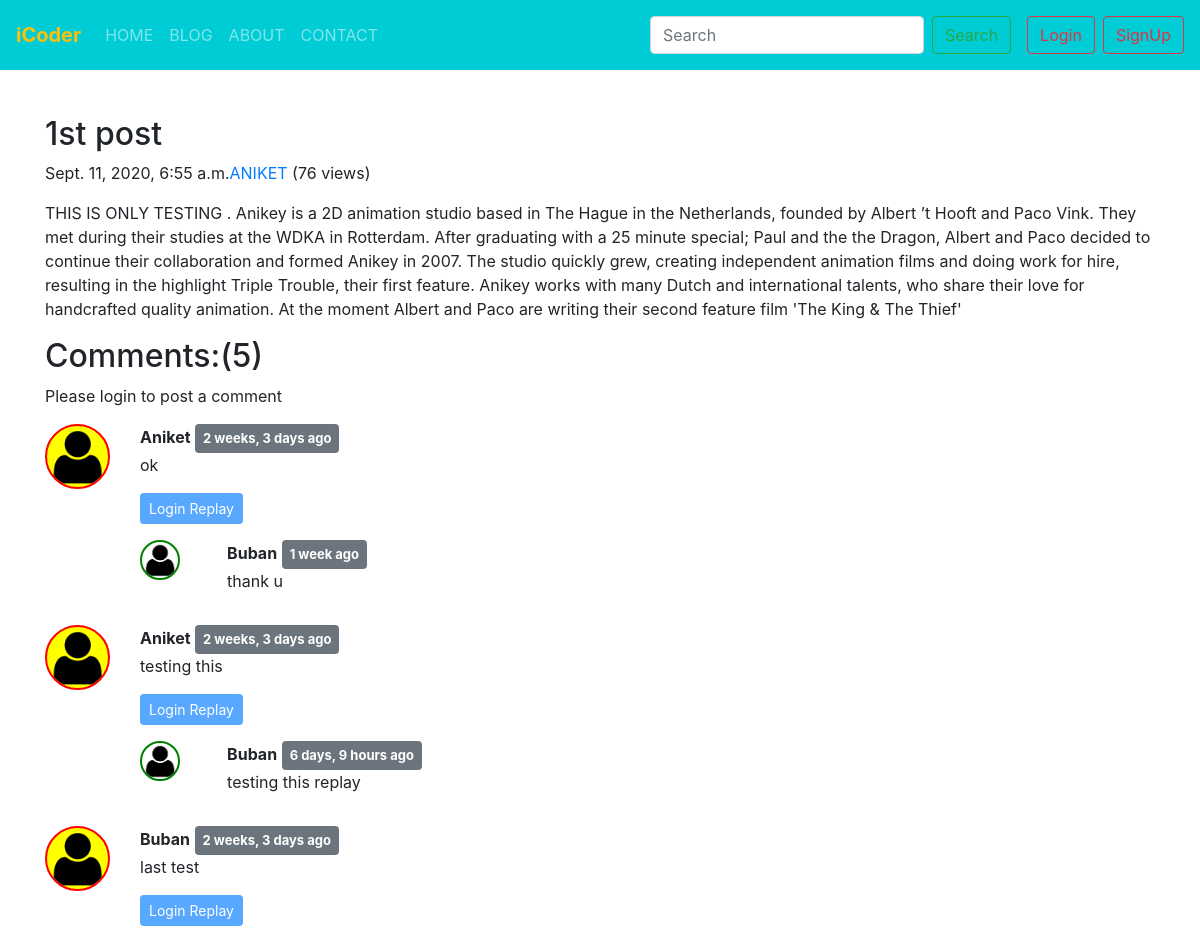
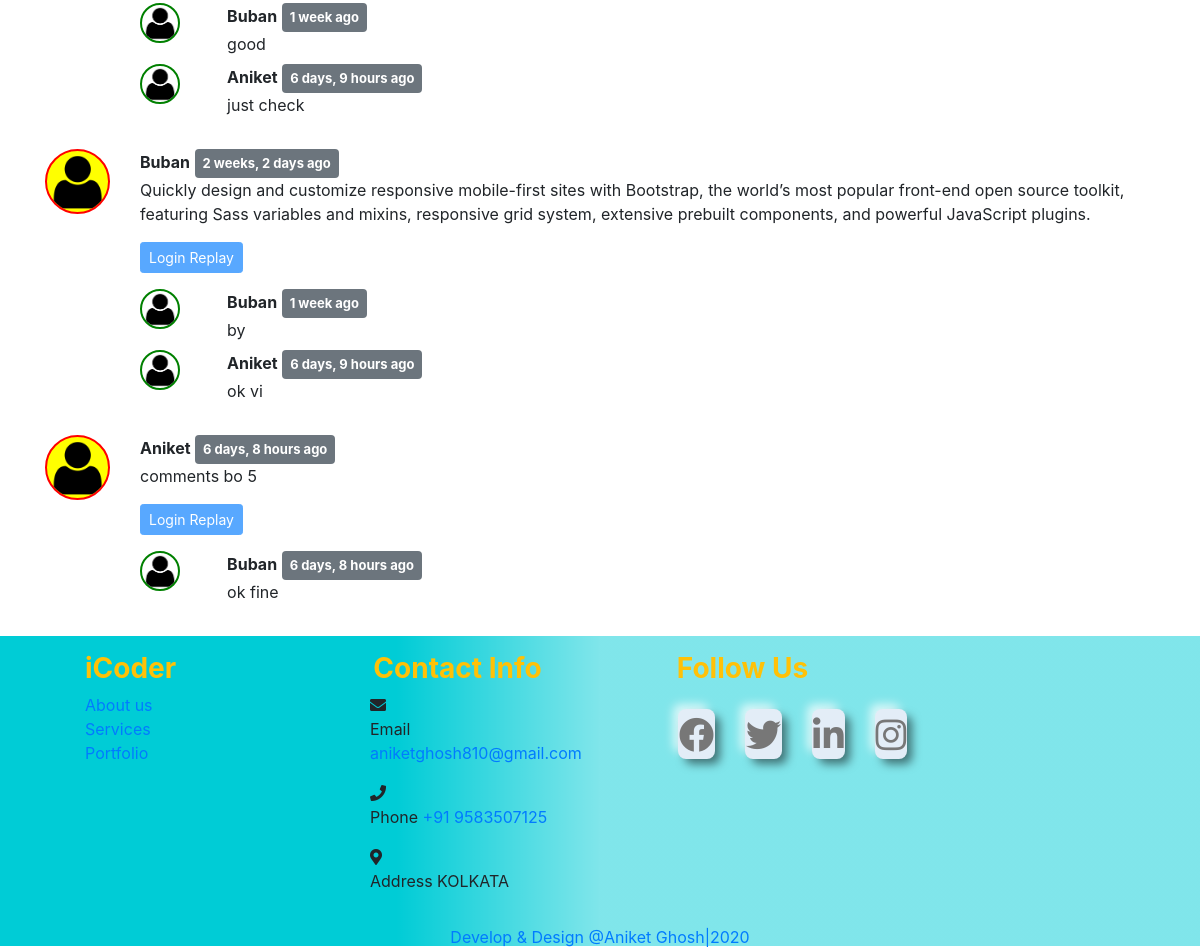
/blog/first-post/, run on the app's committed database (2 pictures, top to bottom).
### blog/models.py (models this page shows, shortened)
class Post(models.Model):
    sno = models.AutoField(primary_key=True)
    title = models.CharField(max_length=50)
    content = models.TextField(default="")
    author = models.CharField(max_length=50)
    slug = models.CharField(max_length=130)
    views = models.IntegerField(default=0)
    timeStamp = models.DateTimeField(blank=True)

class BlogComment(models.Model):
    sno =models.AutoField(primary_key=True)
    comment = models.TextField()
    user = models.ForeignKey(User,on_delete=models.CASCADE)
    post = models.ForeignKey(Post,on_delete=models.CASCADE)
    parent = models.ForeignKey('self',on_delete=models.CASCADE,null=True)
    timestamp = models.DateTimeField(default=now)
    def __str__(self):
        return self.comment[0:13] + ' - ' + self.user.username

### blog/views.py (the view)
# urls.py: path('<str:slug>/',views.blogSlug,name='blogSlug')
def blogSlug(request, slug):
    post=Post.objects.filter(slug=slug).first()
    post.views = post.views + 1
    post.save()
    comments = BlogComment.objects.filter(post=post,parent=None)
    replies = BlogComment.objects.filter(post=post).exclude(parent=None)
    replayDict = {}
    for replay in replies:
        if replay.parent.sno not in replayDict.keys():
            replayDict[replay.parent.sno] = [replay]
        else:
            replayDict[replay.parent.sno].append(replay)
    print(replayDict)
    context = {"post":post,'comments':comments,'user':request.user,'replayDict':replayDict}
    return render(request, 'blog/blogPost.html',context)

### blog/templatetags/extras.py (called while the page is built)
@register.filter (name='get_val')
def get_val(dict,key):
    return dict.get(key)

### templates/blog/blogPost.html (shortened to what this page needs)
{% extends 'base.html' %}
{% block css %}
<link rel="stylesheet" href="/static/blogPost.css">
{% endblock css %}
{% block body %}
{% load humanize %}
{% load extras %}
<div class="container" style="padding-top: 115px;">
    <div class="blog-post">
        <h2 class="blog-post-title">{{post.title}}</h2>
        <p class="blog-post-meta">{{post.timeStamp}}<a href="/about">{{post.author}}</a> (<span>{{post.views}} views</span>)</p>
        <p>{{post.content|safe}}</p>
    </div>
</div>
<div class="container">
    <h2>Comments:({{comments.count}})</h2>
    <div class="my-2">
        {% if user.is_authenticated %}
        <form action="/blog/postComment/" method='post'>
            {% csrf_token %}
            <div class="form-group">
                <label for="text">Post Comment</label>
                <input type="text" class="form-control" id="text" name="comment" aria-describedby="emailHelp"
                    placeholder="Enter Comment here" required>
            </div>
            <input type="hidden" name="postSno" value="{{post.sno}}">
            <input type="hidden" name="parentSno" value="">
            <button type="submit" class="btn btn-primary">Submit</button>
        </form>
        {% else %}
        <p>Please login to post a comment</p>
        {% endif %}
    </div>
    {% for comment in comments  %}
    <div class="row my-3">
        <div class="col-md-1 col-sm-3">
            <img class="com_img" src="/static/img/user.png"
                style="border:2px solid red;" alt="user">
        </div>
        <div class="col-md-11 col-sm-6"><b>{{comment.user.username}}</b> <span class="badge badge-secondary"
                style="font-size: 13px;padding: 8px;">{{comment.timestamp |naturaltime}}</span>
            <div> {{comment.comment}}</div>
            <div class="relay mx-0 mt-3">
                {% if user.is_authenticated %}
                <button class="btn btn-sm btn-primary" type="button" data-toggle="collapse"
                    data-target="#replayBox{{comment.sno}}" aria-expanded="false"
                    aria-controls="replayBox{{comment.sno}}">
                    Replay
                </button>
                </p>
                <div class="collapse" id="replayBox{{comment.sno}}">
                    <div class="card card-body my-2">
                        <form action="/blog/postComment/" method='post'>
                            {% csrf_token %}
                            <div class="form-group">
                                <label for="text">Post Replay</label>
                                <input type="text" class="form-control" id="text" name="comment"
                                    aria-describedby="emailHelp" placeholder="Enter Comment here" required>
                                <input type="hidden" name="parentSno" value="{{comment.sno}}">
                            </div>
                            <input type="hidden" name="postSno" value="{{post.sno}}">
                            <button type="submit" class="btn btn-primary">Submit</button>
                        </form>
                    </div>
                </div>
                {% else %}
                <button class="btn btn-sm btn-primary" type="button" data-toggle="collapse"
                    data-target="#replayBox{{comment.sno}}" aria-expanded="false"
                    aria-controls="replayBox{{comment.sno}}" disabled>
                    Login Replay
                </button>
                {% endif %}
                <div class="replies  my-3">
                    {% for replay in replayDict|get_val:comment.sno%}
                    <div class="row my-2">
                        <div class="col-md-1 col-sm-3">
                            <img class="rep_img" src="/static/img/user.png"
                                style="border:2px solid green;" alt="user">
                        </div>
                        <div class="col-md-11 col-sm-6">
                            <b>{{replay.user.username}}</b> <span class="badge badge-secondary"
                                style="font-size: 13px;padding: 8px;">{{replay.timestamp |naturaltime}}</span>
                            <div> {{replay.comment}}</div>
                        </div>
                    </div>
                    {% endfor %}
                </div>
            </div>
        </div>
    </div>
    {% endfor %}
</div>
{% endblock body %}

### templates/base.html (shortened to what this page needs)
<!doctype html>
<html lang="en">
<head>
    <link rel="stylesheet" href="https://stackpath.bootstrapcdn.com/bootstrap/4.5.2/css/bootstrap.min.css"
>
    <link rel="stylesheet" href="https://stackpath.bootstrapcdn.com/font-awesome/4.7.0/css/font-awesome.min.css"
>
    <link rel="stylesheet" href="https://cdnjs.cloudflare.com/ajax/libs/font-awesome/4.7.0/css/font-awesome.min.css">
    <link rel="stylesheet" href="https://cdnjs.cloudflare.com/ajax/libs/font-awesome/5.14.0/css/all.min.css">
    <link rel="stylesheet" href="/static/base.css">
    {% block css %}
    {% endblock css %}
</head>
<body>
    <nav class="navbar navbar-expand-md navbar-dark fixed-top">
        <a class="navbar-brand text-warning font-weight-bold" href="/">iCoder</a>
        <div class="collapse navbar-collapse" id="navbarSupportedContent">
            <ul class="navbar-nav mr-auto text-center">
                <li class="nav-item {% block homeactive %} {% endblock homeactive %}">
                    <a class="nav-link " href="/">HOME <span class="sr-only">(current)</span></a>
                </li>
                <li class="nav-item {% block blogactive %} {% endblock blogactive %}">
                    <a class="nav-link" href="/blog">BLOG</a>
                </li>
                <li class="nav-item {% block aboutactive %} {% endblock aboutactive %}">
                    <a class="nav-link" href="/about">ABOUT</a>
                </li>
                <li class="nav-item {% block contactactive %} {% endblock contactactive %}">
                    <a class="nav-link" href="/contact">CONTACT</a>
                </li>
            </ul>
            <form method="GET" action="/search" class="form-inline my-2 my-lg-0 mx-2">
                <input class="form-control mr-sm-2" type="search" placeholder="Search" aria-label="Search" name="query"
                    id="query" required>
                <button class="btn btn-outline-success my-2 my-sm-0" type="submit">Search</button>
            </form>
            {% if user.is_authenticated %}
            <ul class="navbar-nav ml-2">
                <li class="nav-item dropdown">
                    <a class="nav-link dropdown-toggle" href="#" id="navbarDropdown" role="button"
                        data-toggle="dropdown" aria-haspopup="true" aria-expanded="false">
                        Welcome {{request.user}}
                    </a>
                    <div class="dropdown-menu" aria-labelledby="navbarDropdown">
                        <a class="dropdown-item" href="/logout">Logout</a>
                    </div>
                </li>
            </ul>
            {% else %}
            <button type="button" class="btn btn-outline-danger m-2" data-toggle="modal" data-target="#loginModal">
                Login
            </button>
            <button type="button" class="btn btn-outline-danger" data-toggle="modal" data-target="#signupModal">
                SignUp
            </button>
            {% endif %}
        </div>
    </nav>
    {% block body %}
    {% endblock body %}
    <div class="footer_wrapper float_left">
        <div class="container text-center">
            <div class="row">
                <div class="col-lg-3 col-md-4 col-12 col-sm-12 text-left my-3 r1">
                    <div class="footer_widget footer_blog_wrapper float_left">
                        <h3 class="text-warning font-weight-bold" style="padding-left: 40px;">iCoder</h3>
                        <ul class="footer-address-list link-hover text-left">
                            <a href="/about">About us</a><br>
                            <a href="/about">Services</a><br>
                            <a href="/about">Portfolio</a>
                        </ul>
                    </div>
                </div>
                <div class="col-lg-3 col-md-4 col-12 col-sm-12 my-3 r2">
                    <div class="footer_widget  float_left">
                        <h3 class="text-warning font-weight-bold">Contact Info </h3>
                        <ul class="footer-address-list text-left">
                            <span><i class="fas fa-envelope"></i></span>
                            <p>Email <span> <a
                                        href="mailto:aniketghosh810@gmail.com">aniketghosh810@gmail.com</a></span>
                            </p>
                            <span><i class="fa fa-phone" aria-hidden="true"></i></span>
                            <p>Phone <span> <a href="tel:+91 9583507125">+91 9583507125</a></span></p>
                            <span><i class="fas fa-map-marker-alt"></i></span>
                            <p>Address <span>KOLKATA</span></p>
                        </ul>
                    </div>
                </div>
                <div class="col-lg-3 col-md-4 col-12 col-sm-12 my-3 r3">
                    <div class="footer_widget footer_blog_wrapper float_left">
                        <h3 class="text-warning font-weight-bold">Follow Us </h3>
                        <ul class="social-media my-4" style="padding-left: 100px;">
                            <a href="https://www.facebook.com/" target="_blank">
                                <i class="fab fa-facebook"></i>
                            </a>
                            <a href="https://twitter.com/explore">
                                <i class="fab fa-twitter" target="_blank"></i>
                            </a>
                            <a href="https://www.linkedin.com/in/aniket-ghosh-4640b5193/" target="_blank">
                                <i class="fab fa-linkedin-in" target="_blank"></i>
                            </a>
                            <a href="https://www.instagram.com/aniketgh12/" target="_blank">
                                <i class="fab fa-instagram"></i>
                            </a>
                        </ul>
                    </div>
                </div>
            </div>
            <a href="http://aniketgh-portfolio.herokuapp.com/" target="_blank">Develop & Design @Aniket Ghosh|2020</a>
        </div>
    </div>
</body>
</html>

### static/base.css (style rules this page uses)
.social-media { display: flex; justify-content: center; }
.social-media a { display: flex; background: #e3edf7; height: 50px; width: 60px; margin: 0 15px; border-radius: 8px; align-items: center; justify-content: center; text-decoration: none; box-shadow: 6px 6px 10px -1px rgba(0, 0, 0, 0.5), -6px -6px 10px -1px rgba(255, 255, 255, 0.7); border: 1px solid rgba(0, 0, 0, 0); transition: transform 0.5s; }
.social-media a i { font-size: 35px; color: #777; transition: transform 0.5s; }
.navbar { background-color: #00ccd6; background-image: linear-gradient(90deg, transparent 100%, rgba(255,255,255,.5) 50%); }
.footer_wrapper { background-color: #00ccd6; background-image: linear-gradient(90deg, transparent 33%, rgba(255,255,255,.5) 50%); height: 310px; width: 100%; }

### static/blogPost.css (style rules this page uses)
.com_img { width: 100%; border-radius: 50%; background-color: yellow; }
.rep_img { width: 70%; border-radius: 50%; background-color: white; }

### data on the page
Post: title "1st post", timeStamp "Sept. 11, 2020, 6:55 a.m.", author "ANIKET", views "76", content "THIS IS ONLY TESTING . Anikey is a 2D animation studio based in The Hague in the Netherlands, founded by Albert ’t Hooft and Paco Vink. They met during their studies at the WDKA in Rotterdam. After graduating with a 25 minute special; Paul and the the Dragon, Albert and Paco decided to continue their collaboration and formed Anikey in 2007. The studio quickly grew, creating independent animation films and doing work for hire, resulting in the highlight Triple Trouble, their first feature. Anikey works with many Dutch and international talents, who share their love for handcrafted quality animation. At the moment Albert and Paco are writing their second feature film 'The King & The Thief'"
BlogComment: user.username "Aniket", timestamp "2 weeks, 3 days ago", comment "ok"
BlogComment: user.username "Buban", timestamp "1 week ago", comment "thank u"
BlogComment: user.username "Aniket", timestamp "2 weeks, 3 days ago", comment "testing this"
BlogComment: user.username "Buban", timestamp "6 days, 9 hours ago", comment "testing this replay"
BlogComment: user.username "Buban", timestamp "2 weeks, 3 days ago", comment "last test"
BlogComment: user.username "Buban", timestamp "1 week ago", comment "good"
BlogComment: user.username "Aniket", timestamp "6 days, 9 hours ago", comment "just check"
BlogComment: user.username "Buban", timestamp "2 weeks, 2 days ago", comment "Quickly design and customize responsive mobile-first sites with Bootstrap, the world’s most popular front-end open source toolkit, featuring Sass variables and mixins, responsive grid system, extensive prebuilt components, and powerful JavaScript plugins."
BlogComment: user.username "Buban", timestamp "1 week ago", comment "by"
BlogComment: user.username "Aniket", timestamp "6 days, 9 hours ago", comment "ok vi"
BlogComment: user.username "Aniket", timestamp "6 days, 8 hours ago", comment "comments bo 5"
BlogComment: user.username "Buban", timestamp "6 days, 8 hours ago", comment "ok fine"

### other printed values
{{ comments.count }} "5"
